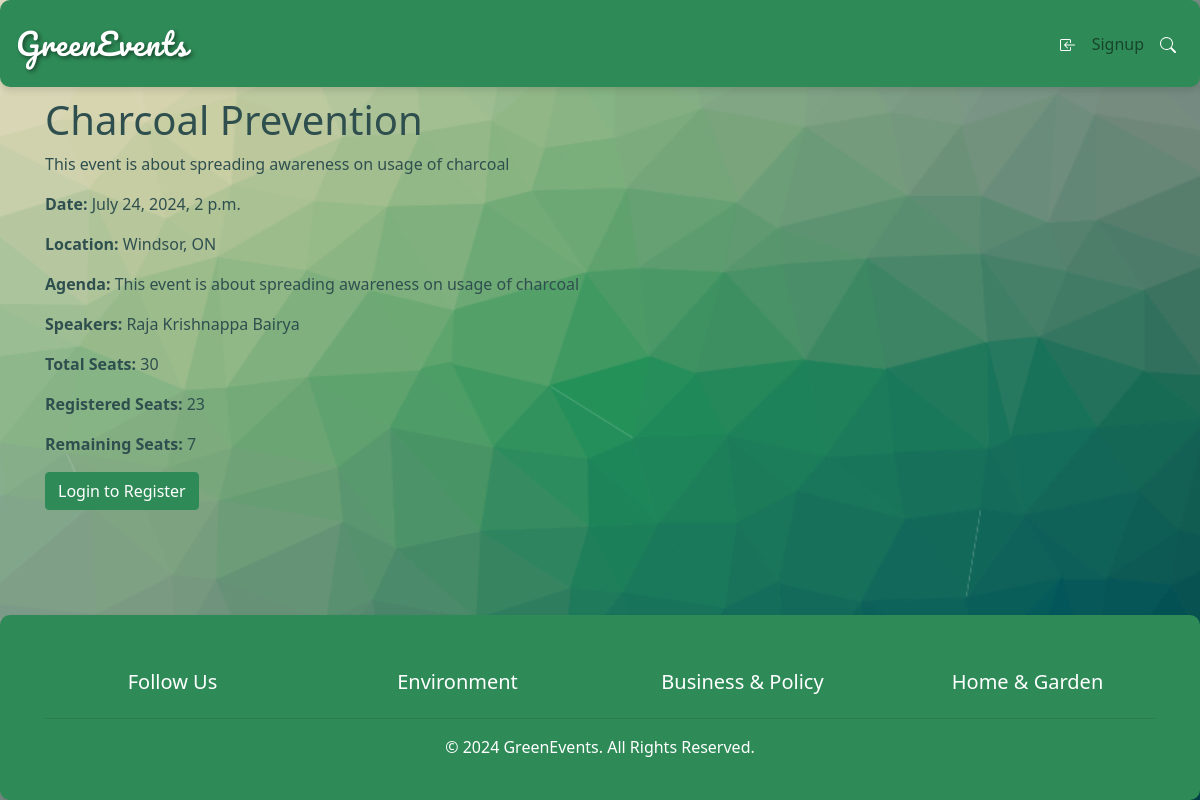
The app's page /event/1/, older data.
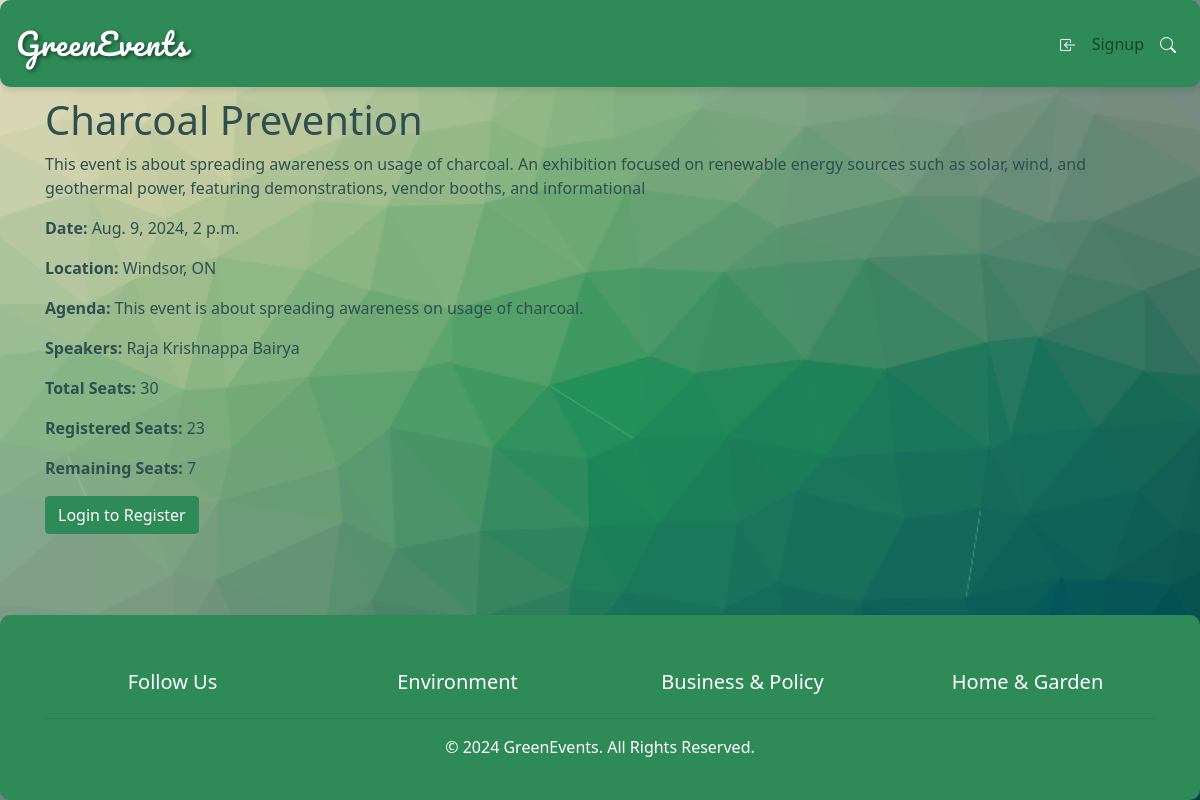
The same page, newer data.
### myApp/models.py (models this page shows, shortened)
class Event(models.Model):
    name = models.CharField(max_length=255)
    description = models.TextField()
    eventDate = models.DateTimeField()
    location = models.CharField(max_length=255)
    agenda = models.TextField()
    speakers = models.TextField()
    image = models.ImageField(upload_to='event_images/', blank=True, null=True)
    total_num_of_seats = models.IntegerField()
    registered_seats = models.IntegerField(default=0)
    remaining_seats = models.IntegerField()

### myApp/views.py (the view)
# urls.py: path('event/<int:pk>/', views.EventDetailView.as_view(), name='event_detail'),
class EventDetailView(DetailView):
    model = Event
    template_name = 'event_detail.html'
    context_object_name = 'event'
    def get_object(self, queryset=None):
        obj = super().get_object(queryset=queryset)
        if self.request.user.is_authenticated:
            profile, created = Profile.objects.get_or_create(user=self.request.user)
            profile.past_events.add(obj)
        return obj

### myApp/templates/event_detail.html (shortened to what this page needs)
{% extends 'base.html' %}
{% block content %}
<div class="event-details-page">
    <h1>{{ event.name }}</h1>
    <p>{{ event.description }}</p>
    <p><strong>Date:</strong> {{ event.eventDate }}</p>
    <p><strong>Location:</strong> {{ event.location }}</p>
    <p><strong>Agenda:</strong> {{ event.agenda }}</p>
    <p><strong>Speakers:</strong> {{ event.speakers }}</p>
    <p><strong>Total Seats:</strong> {{ event.total_num_of_seats }}</p>
    <p><strong>Registered Seats:</strong> {{ event.registered_seats }}</p>
    <p><strong>Remaining Seats:</strong> {{ event.remaining_seats }}</p>
    {% if user.is_authenticated %}
    <button id="registerBtn" class="btn btn-success">Register</button>
    {% else %}
    <a href="{% url 'login' %}?next={% url 'event_detail' event.id %}" class="btn btn-primary">Login to Register</a>
    {% endif %}
</div>
{% endblock %}

Row changes from the older to the newer data that the page shows:
changed Event "Charcoal Prevention": description "This event is about spreading awareness on usage of charcoal" → "…awareness on usage of charcoal. An exhibition focused on renewable energy sources such as solar, wind, and geothermal power, featuring demonstrations, vendor booths, and informational"; eventDate "July 24, 2024, 2 p.m." → "Aug. 9, 2024, 2 p.m."; agenda "This event is about spreading awareness on usage of charcoal" → "This event is about spreading awareness on usage of charcoal."
